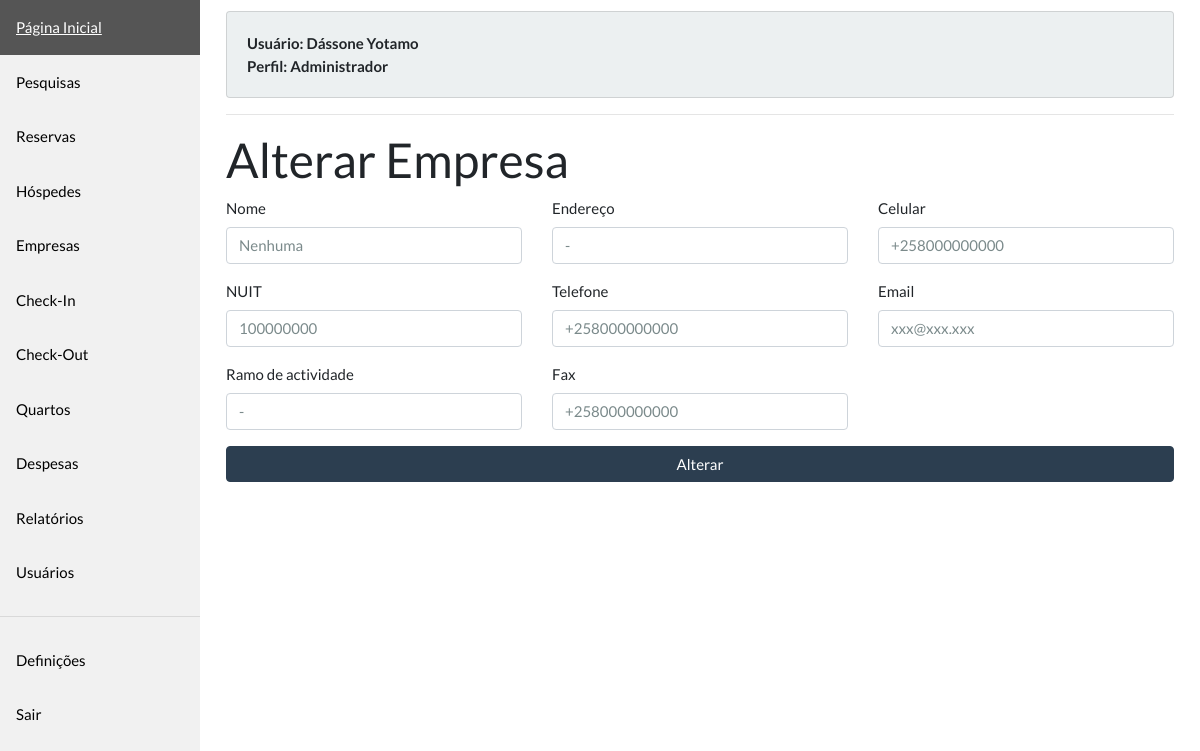
Page /companies/2/edit (signed in) on the committed database.
### models.py (models this page shows)
class BaseModel(Model):
    class Meta:
        database = db

class User(BaseModel, UserMixin):
    name = CharField(max_length=255)
    email = CharField(max_length=255, unique=True)
    profile = CharField(max_length=50, choices=PROFILES)
    password = CharField(max_length=255, default=gph(
        'passwd'))  # TODO remove it later
    created_at = DateTimeField(default=datetime.now())
    updated_at = DateTimeField(null=True)
    created_by = ForeignKeyField('self', column_name='created_by', null=True)
    updated_by = ForeignKeyField('self',  column_name='updated_by', null=True)
    def get_profile_label(self):
        return dict(PROFILES)[self.profile]

class Mutable(BaseModel):
    created_at = DateTimeField(default=datetime.now())
    updated_at = DateTimeField(null=True)
    created_by = ForeignKeyField(User, column_name='created_by', null=True)
    updated_by = ForeignKeyField(User,  column_name='updated_by', null=True)

class Company(Mutable):
    name = CharField(max_length=255)
    nuit = CharField(max_length=9)
    activity_branch = CharField(max_length=255)
    address = CharField(max_length=255)
    telephone = CharField(max_length=50)
    fax = CharField(max_length=50)
    cellphone = CharField(max_length=50)
    email = CharField(max_length=255)

### views/companies.py (the view, shortened to what this page needs)
@companies.route('/<int:company_id>/edit', methods=['GET', 'POST'])
@login_required
@allowed_profile(['receptionist', 'manager', 'admin'])
def company_edit(company_id: int):
    form = CompanyForm(obj=get(Company, company_id))
    return render_template('companies/edit.html', form=form)

### forms/company.py
class CompanyForm(FlaskForm):
    name = TextField('Nome', validators=[REQUIRED])
    nuit = TextField('NUIT', validators=[REQUIRED])
    activity_branch = TextField('Ramo de actividade', validators=[REQUIRED])
    address = TextField('Endereço', validators=[REQUIRED])
    telephone = TextField('Telefone', validators=[REQUIRED])
    fax = TextField('Fax', validators=[REQUIRED])
    cellphone = TextField('Celular', validators=[REQUIRED])
    email = TextField('Email', validators=[REQUIRED, EMAIL])

### app.py (called while the page is built)
@login_manager.user_loader
def load_user(user_id):
    return get(User, user_id)

### dao.py (called while the page is built)
def get(model: Type, id: int) -> Model:
    try:
        return model.get(id)
    except model.DoesNotExist:
        raise abort(404)

### utils/security.py (called while the page is built)
    def __call__(self, func):
        @wraps(func)
        def wrapped_func(*args, **kwargs):
            user_authed = current_user.is_authenticated
            if user_authed and current_user.profile in self.profiles:
                return func(*args, **kwargs)
            raise abort(403)
        return wrapped_func

### templates/companies/edit.html (shortened to what this page needs)
{% extends "layout/base.html" %}
{% block content %}
<div>
    <h1>Alterar Empresa</h1>
    {% from "helpers/_form_helpers.html" import render_field %}
    <form method="POST" action="#">
        <div class="row">
            <div class="col-md-4">
                <div class="form-group">
                    {{ render_field(form.name, class="form-control") }}
                </div>
                <div class="form-group">
                    {{ render_field(form.nuit, class="form-control") }}
                </div>
                <div class="form-group">
                    {{ render_field(form.activity_branch, class="form-control") }}
                </div>
            </div>
            <div class="col-md-4">
                <div class="form-group">
                    {{ render_field(form.address, class="form-control") }}
                </div>
                <div class="form-group">
                    {{ render_field(form.telephone, class="form-control") }}
                </div>
                <div class="form-group">
                    {{ render_field(form.fax, class="form-control") }}
                </div>
            </div>
            <div class="col-md-4">
                <div class="form-group">
                    {{ render_field(form.cellphone, class="form-control") }}
                </div>
                <div class="form-group">
                    {{ render_field(form.email, class="form-control") }}
                </div>
            </div>
        </div>
        <div class="form-group">
            <input type="submit" class="btn btn-primary btn-block" value="Alterar">
        </div>
    </form>
    {% endblock %}

### templates/layout/base.html (shortened to what this page needs)
<!doctype html>
<html lang="en">
<head>
    <link rel="stylesheet" href="{{ url_for('static', filename='styles.css') }}">
    <link rel="stylesheet" href="https://stackpath.bootstrapcdn.com/bootswatch/4.5.0/flatly/bootstrap.min.css"
>
</head>
<body>
    <div class="sidebar">
        <a href="{{ url_for('index') }}">Página Inicial</a>
        {% if current_user.profile in ('receptionist', 'manager', 'admin') %}
        <a href="#">Pesquisas</a>
        {% endif %}
        {% if current_user.profile in ('receptionist', 'manager', 'admin') %}
        <a href="#">Reservas</a>
        {% endif %}
        {% if current_user.profile in ('receptionist', 'manager', 'admin') %}
        <a href="{{ url_for('guests.guest_index') }}">Hóspedes</a>
        {% endif %}
        {% if current_user.profile in ('receptionist', 'manager', 'admin') %}
        <a href="{{ url_for('companies.company_index') }}">Empresas</a>
        {% endif %}
        {% if current_user.profile in ('receptionist', 'manager', 'admin') %}
        <a href="#">Check-In</a>
        {% endif %}
        {% if current_user.profile in ('receptionist', 'manager', 'admin') %}
        <a href="#">Check-Out</a>
        {% endif %}
        {% if current_user.profile in ('receptionist', 'manager', 'admin') %}
        <a href="{{ url_for('rooms.room_index') }}">Quartos</a>
        {% endif %}
        {% if current_user.profile in ('receptionist', 'manager', 'admin') %}
        <a href="#">Despesas</a>
        {% endif %}
        {% if current_user.profile in ('receptionist', 'manager', 'admin') %}
        <a href="#">Relatórios</a>
        {% endif %}
        {% if current_user.profile in ('admin') %}
        <a href="{{ url_for('users.user_index') }}">Usuários</a>
        {% endif %}
        <hr />
        {% if current_user.profile in ('receptionist', 'manager', 'admin') %}
        <a href="#">Definições</a>
        <a href="{{ url_for('logout') }}">Sair</a>
        {% endif %}
    </div>
    <div class="content">
        <div style="padding: 10px">
            <div class="card card-body bg-light" style="font-weight: bold">
                <div>
                    Usuário: {{ current_user.name.title() }}
                </div>
                <div>
                    Perfil: {{ current_user.get_profile_label() }}
                </div>
            </div>
            <hr />
            {% block content %}
            {% endblock %}
        </div>
    </div>
</body>
</html>

### templates/helpers/_form_helpers.html (shortened to what this page needs)
{% macro render_field(field) %}
{{ field.label }}
{{ field(**kwargs)|safe }}
{% endmacro %}

### static/styles.css (style rules this page uses)
.sidebar { margin: 0; padding: 0; width: 200px; background-color: #f1f1f1; position: fixed; height: 100%; overflow: auto; }
.sidebar a { display: block; color: black; padding: 16px; text-decoration: none; }
div.content { margin-left: 200px; padding: 1px 16px; height: 1000px; }

### rows in the picture
User: name "Dássone Yotamo", get_profile_label "Administrador"
Company: name "Nenhuma", nuit "100000000", activity_branch "-", address "-", telephone "+258000000000", fax "+258000000000", cellphone "+258000000000", email "xxx@xxx.xxx"

### other values in the picture
{{ field.label }} "Nome NUIT Ramo de actividade Endereço Telefone Fax Celular Email"
